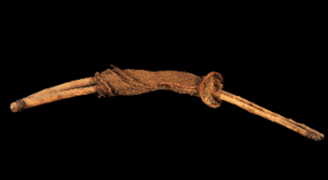
#> input picture input/10.png, 328 x 180 px; its folder holds only this picture in this run
$ python resize.py
#> lines starting #> are read from the running program, lines starting #| are printed output that depends on the picture
from PIL import Image
import os

# Input and Output folders
input_folder = 'input'
output_folder = 'output'

# Resize dimensions
target_size = (650, 650)

# Create output folder if it doesn't exist
if not os.path.exists(output_folder):
    os.makedirs(output_folder)

# Loop through all files in the input folder
for filename in os.listdir(input_folder):
    input_path = os.path.join(input_folder, filename)

    # Check if file is an image
    if os.path.isfile(input_path) and filename.lower().endswith(('.png', '.jpg', '.jpeg', '.bmp', '.webp')):
        try:
            # Open image and resize using Resampling.LANCZOS
            img = Image.open(input_path)
#> img is the input picture: PIL image 328x180 RGBA; mean R, G, B, A 14, 9, 5.2, 255
            img = img.resize(target_size, Image.Resampling.LANCZOS)
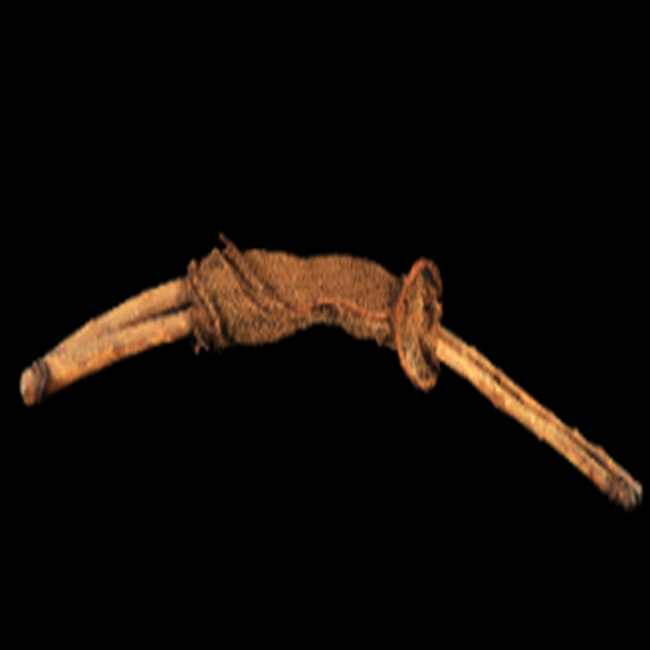
#> img: PIL image 650x650 RGBA; mean R, G, B, A 14, 9, 5.2, 255

            # Save as JPG in output folder with original name (but .jpg extension)
            base_name = os.path.splitext(filename)[0]
            output_path = os.path.join(output_folder, f"{base_name}.jpg")
            img = img.convert("RGB")  # Ensure RGB for JPEG
#> img: PIL image 650x650 RGB
            img.save(output_path, "JPEG")

            print(f"Resized: {filename} → {output_path}")
        except Exception as e:
            print(f"Error processing {filename}: {e}")

$ run again, on input/103.png
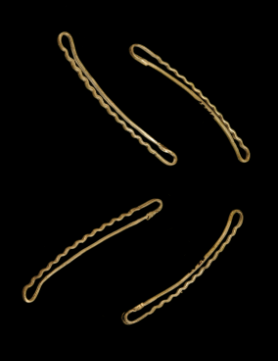
#> input picture input/103.png, 278 x 361 px
#> img is the input picture: PIL image 278x361 RGBA; mean R, G, B, A 8.1, 6.8, 4.2, 255
#> `img = img.resize(target_size, Image.Resampling.LANCZOS)`:
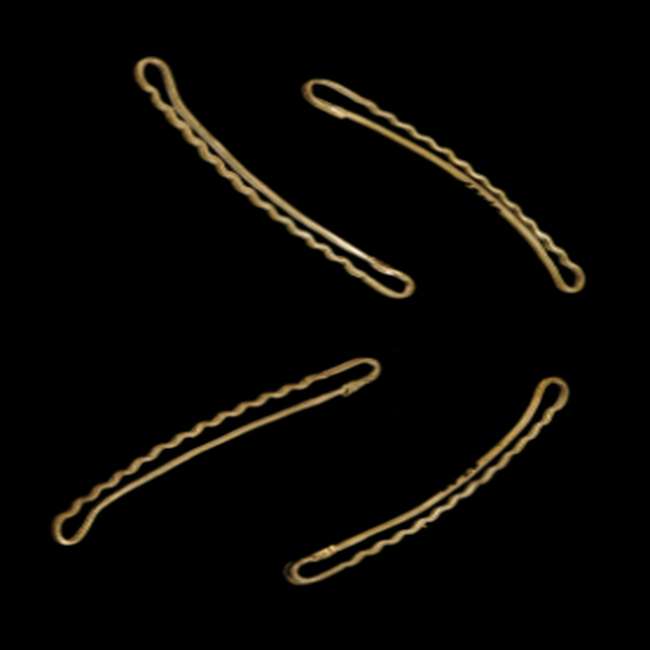
#> img: PIL image 650x650 RGBA; mean R, G, B, A 8.1, 6.8, 4.2, 255

$ run again, on input/106.png
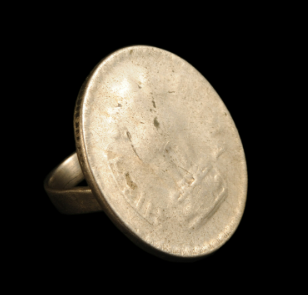
#> input picture input/106.png, 308 x 295 px
#> img is the input picture: PIL image 308x295 RGBA; mean R, G, B, A 64.4, 58.3, 48.2, 255
#> `img = img.resize(target_size, Image.Resampling.LANCZOS)`:
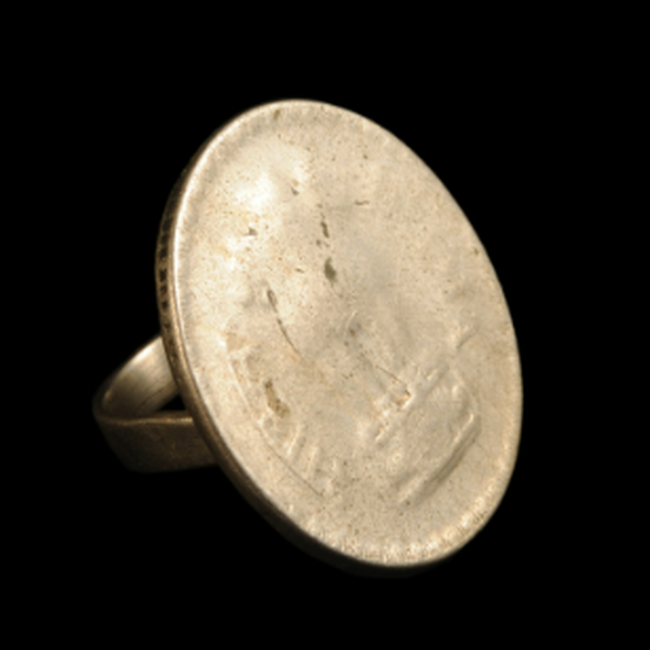
#> img: PIL image 650x650 RGBA; mean R, G, B, A 64.4, 58.3, 48.2, 255

$ run again, on input/107.png
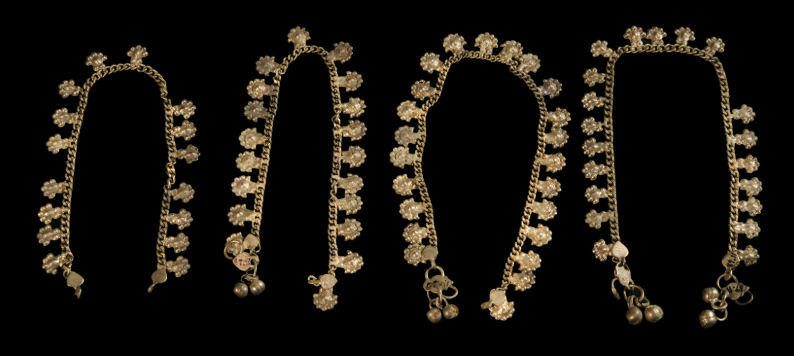
#> input picture input/107.png, 794 x 356 px
#> img is the input picture: PIL image 794x356 RGBA; mean R, G, B, A 23, 19.5, 13.8, 255
#> `img = img.resize(target_size, Image.Resampling.LANCZOS)`:
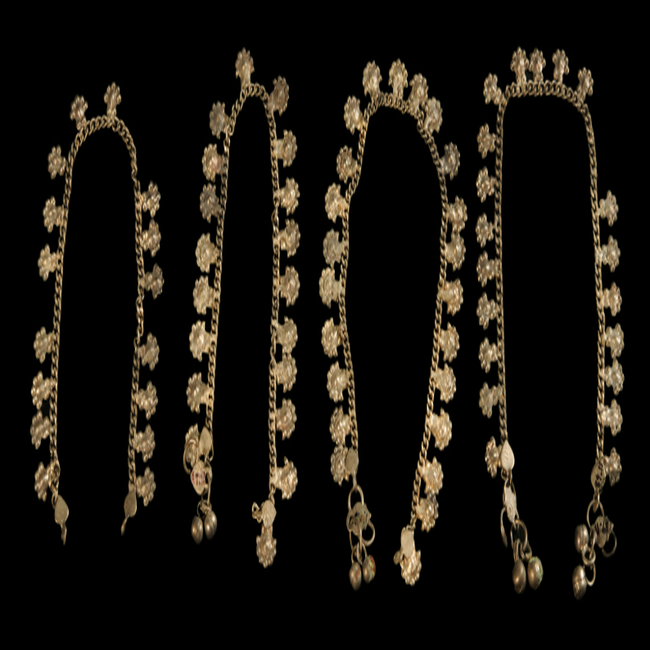
#> img: PIL image 650x650 RGBA; mean R, G, B, A 23.1, 19.6, 13.9, 255

$ run again, on input/100.png
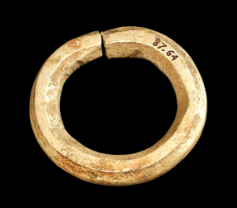
#> input picture input/100.png, 237 x 208 px
#> img is the input picture: PIL image 237x208 RGBA; mean R, G, B, A 55.9, 47.1, 32.6, 255
#> `img = img.resize(target_size, Image.Resampling.LANCZOS)`:
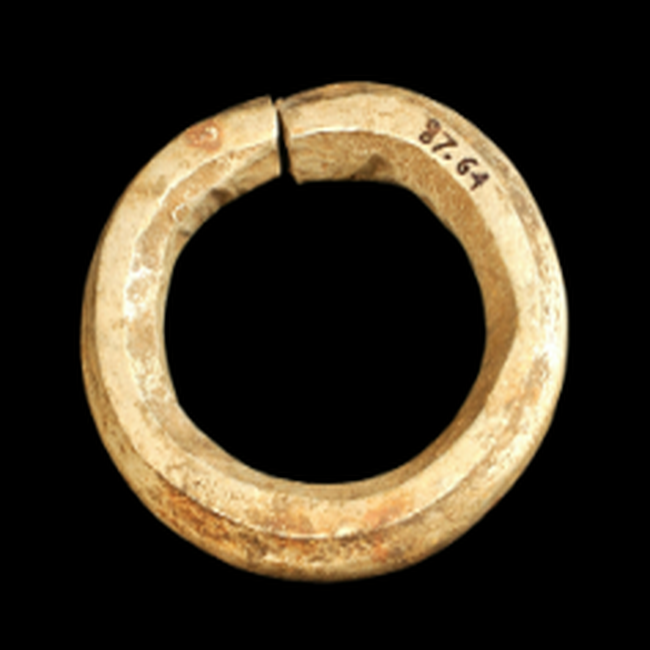
#> img: PIL image 650x650 RGBA; mean R, G, B, A 55.9, 47.1, 32.7, 255
